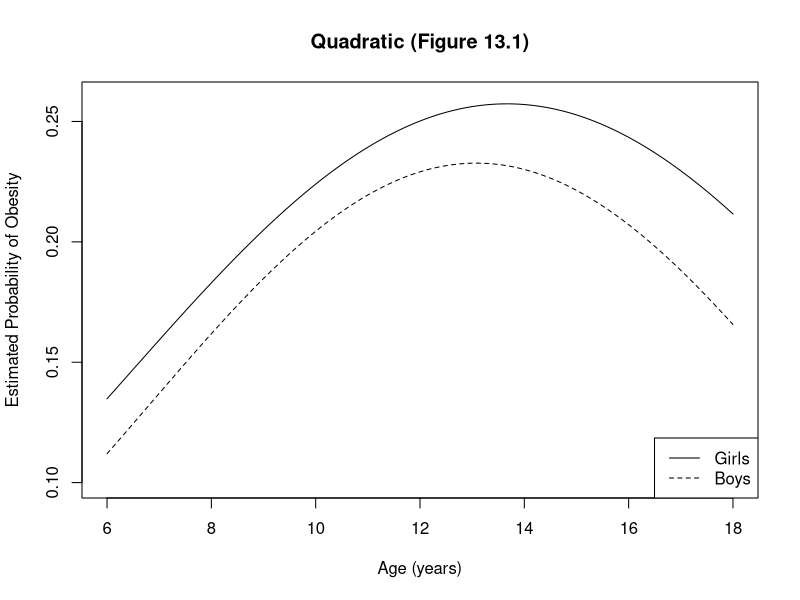
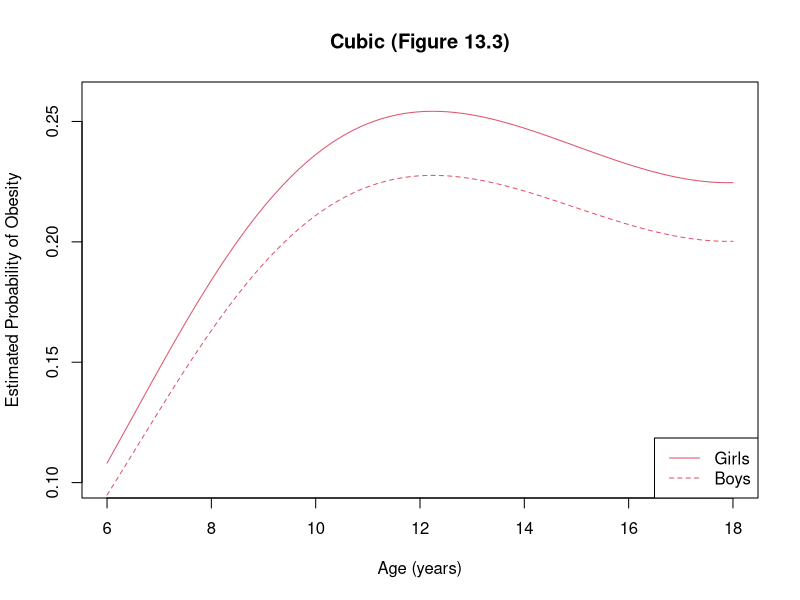
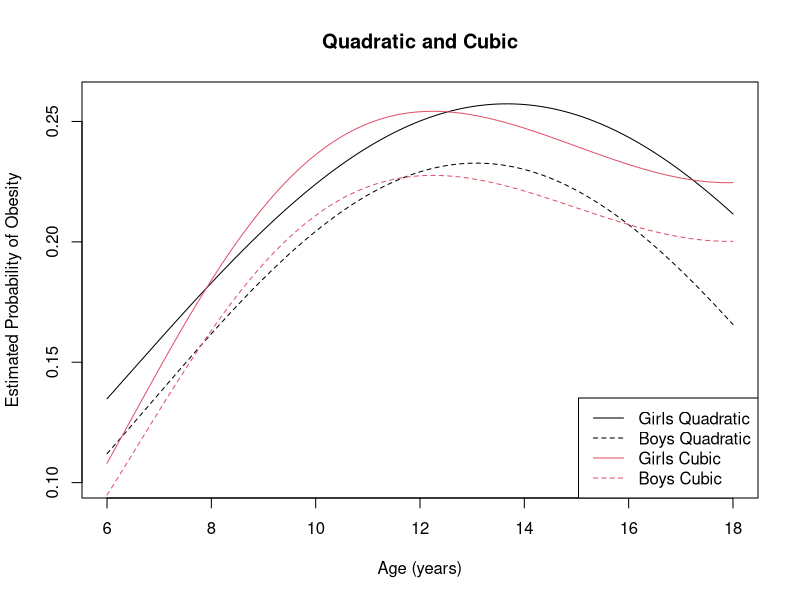

Write the R code that produced these figures, in order.
# mus002.r : plotting the fitted curves

pdf(file = 'mus002.pdf', onefile=T)  # send plots to this PDF file

# quadratic
g2 = function(age, gender) {
  cage  = age - 12;
  cage2 = cage * cage;
  p =           -1.2135  +
  gender      *  0.1159  +
  cage        *  0.0378  +
  cage2       * -0.0175  +
  gender*cage *  0.0075  +
  gender*cage2*  0.0039  ;
  p = plogis(p)
  return(p)
}

# cubic
g3 = function(age, gender) {
  cage  = age - 12;
  cage2 = cage * cage;
  cage3 = cage2* cage;
  p =           -1.2228  +
  gender      *  0.1457  +
  cage        *  0.0078  +
  cage2       * -0.0166  +
  cage3       *  0.0018  ;
  p = plogis(p)
  return(p)
}

age = seq(6, 18, 0.1)

p2_m = g2(age, 0)
p2_f = g2(age, 1)
plot(age, p2_f, type = 'l',
       ylim=c(0.1, 0.26),
       ylab = "Estimated Probability of Obesity",
       xlab = "Age (years)" )
lines (age, p2_m, type = 'l', lty = 2 )
legend("bottomright", c("Girls","Boys"), col=1, lty=1:2)
title(main="Quadratic (Figure 13.1)")

p3_m = g3(age, 0)
p3_f = g3(age, 1)
plot(age, p3_f, type = 'l', col = 2,
       ylim=c(0.1, 0.26),
       ylab = "Estimated Probability of Obesity",
       xlab = "Age (years)" )
lines (age, p3_m, type = 'l', lty = 2, col = 2 )
legend("bottomright", c("Girls","Boys"), col=2, lty=1:2)
title(main="Cubic (Figure 13.3)")


# overlay
plot(age, p2_f, type = 'l',
       ylim=c(0.1, 0.26),
       ylab = "Estimated Probability of Obesity",
       xlab = "Age (years)" )
lines (age, p2_m, type = 'l', lty = 2 )
lines (age, p3_f, type = 'l', col = 2)
lines (age, p3_m, type = 'l', lty = 2 , col = 2)
legend("bottomright", 
            c("Girls Quadratic","Boys Quadratic", "Girls Cubic", "Boys Cubic"), 
            col=c(1,1,2,2), 
            lty=c(1,2,1,2) )
title(main="Quadratic and Cubic")

dev.off()
